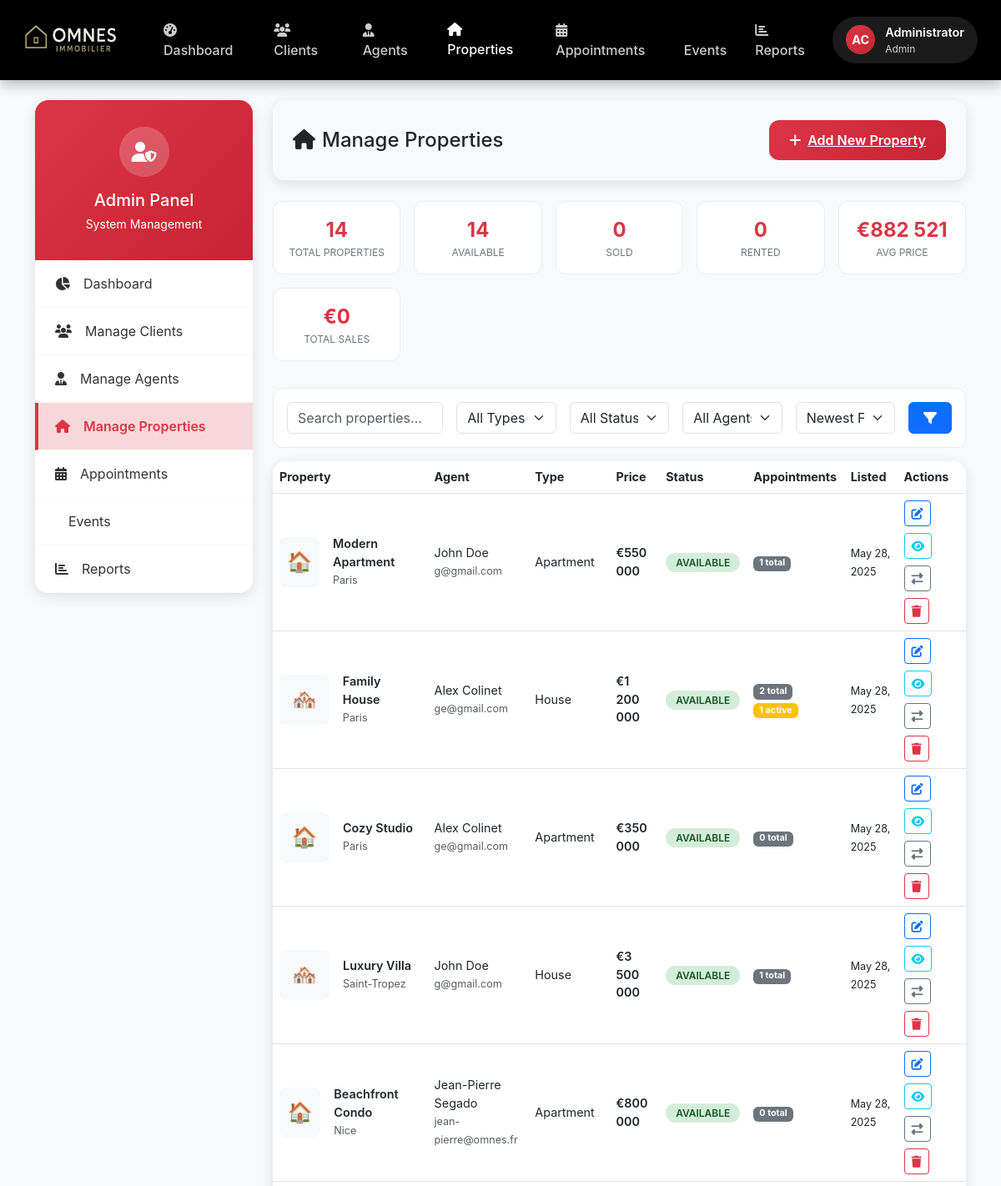
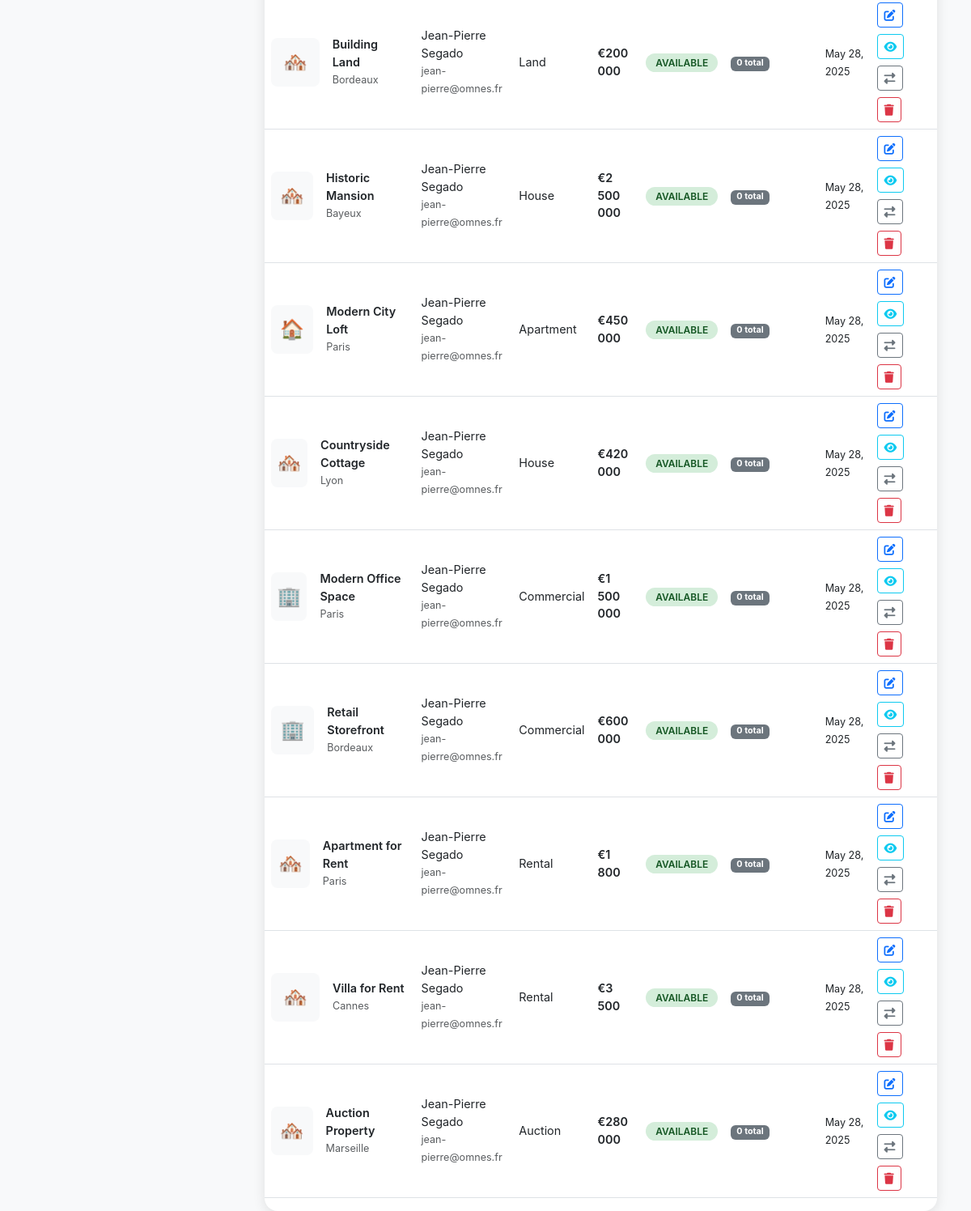
/src/admin/manage_properties.php (signed in), run on the app's committed database (2 pictures, top to bottom).
### tables this page shows
CREATE TABLE IF NOT EXISTS `properties` (
  `id` int NOT NULL AUTO_INCREMENT,
  `agent_id` int NOT NULL,
  `title` varchar(255) NOT NULL,
  `description` text NOT NULL,
  `images` json DEFAULT NULL,
  `price` decimal(12,2) NOT NULL,
  `property_type` enum('house','apartment','land','commercial','rental','auction') NOT NULL,
  `status` enum('available','pending','sold','rented','withdrawn') DEFAULT 'available',
  `address_line1` varchar(255) NOT NULL,
  `city` varchar(100) NOT NULL,
  `state` varchar(100) DEFAULT NULL,
  `postal_code` varchar(20) DEFAULT NULL,
  `country` varchar(100) DEFAULT 'France',
  `bedrooms` int DEFAULT '0',
  `bathrooms` int DEFAULT '0',
  `year_built` int DEFAULT '0',
  `living_area` int NOT NULL DEFAULT '0',
  `has_parking` tinyint(1) DEFAULT '0',
  `parking_spaces` int DEFAULT '0',
  `has_garden` tinyint(1) DEFAULT '0',
  `created_at` timestamp NULL DEFAULT CURRENT_TIMESTAMP,
  `updated_at` timestamp NULL DEFAULT CURRENT_TIMESTAMP ON UPDATE CURRENT_TIMESTAMP,
  PRIMARY KEY (`id`),
  KEY `agent_id` (`agent_id`)
);

CREATE TABLE IF NOT EXISTS `users` (
  `id` int NOT NULL AUTO_INCREMENT,
  `first_name` varchar(50) NOT NULL,
  `last_name` varchar(50) NOT NULL,
  `email` varchar(100) NOT NULL,
  `password_hash` varchar(255) NOT NULL,
  `role` enum('admin','client','agent') NOT NULL DEFAULT 'client',
  `phone` varchar(15) NOT NULL,
  `created_at` timestamp NULL DEFAULT CURRENT_TIMESTAMP,
  `updated_at` timestamp NULL DEFAULT CURRENT_TIMESTAMP ON UPDATE CURRENT_TIMESTAMP,
  PRIMARY KEY (`id`),
  UNIQUE KEY `email` (`email`)
);

### src/admin/manage_properties.php (the view, shortened to what the rows shown need)
<?php
$database = Database::getInstance();
$db = $database->getConnection();
$sort = $_GET['sort'] ?? 'newest';
$query = "
    SELECT
        p.*,
        CONCAT(u.first_name, ' ', u.last_name) as agent_name,
        u.email as agent_email,
        COUNT(DISTINCT a.id) as appointment_count,
        COUNT(DISTINCT CASE WHEN a.status = 'scheduled' AND a.appointment_date >= NOW() THEN a.id END) as active_appointments
    FROM properties p
    INNER JOIN users u ON p.agent_id = u.id
    LEFT JOIN appointments a ON p.id = a.property_id
    WHERE 1=1
";
$params = [];
$query .= " GROUP BY p.id";
switch ($sort) {
    default:
        $query .= " ORDER BY p.created_at DESC";
}
try {
    $stmt = $db->prepare($query);
    $stmt->execute($params);
    $properties = $stmt->fetchAll(PDO::FETCH_ASSOC);
} catch (Exception $e) {
    error_log("Properties fetch error: " . $e->getMessage());
    $error = 'Error loading properties.';
    $properties = [];
}
?>
<!DOCTYPE html>
<html lang="en">
<head>
    <link href="https://cdnjs.cloudflare.com/ajax/libs/bootstrap/5.3.0/css/bootstrap.min.css" rel="stylesheet">
    <link href="https://cdnjs.cloudflare.com/ajax/libs/font-awesome/6.4.0/css/all.min.css" rel="stylesheet">
</head>
<body>
    <div class="container mt-4">
        <div class="row">
            <div class="col-lg-9">
                <div class="content-card mb-4">
                    <div class="content-card-header">
                        <div class="d-flex justify-content-between align-items-center">
                            <h1 class="h4 mb-0">
                                <i class="fas fa-home me-2"></i>Manage Properties
                            </h1>
                        </div>
                    </div>
                </div>
                <div class="content-card">
                    <div class="table-responsive">
                        <table class="table property-table align-middle">
                            <thead>
                                <tr>
                                    <th>Property</th>
                                    <th>Agent</th>
                                    <th>Type</th>
                                    <th>Price</th>
                                    <th>Status</th>
                                    <th>Appointments</th>
                                    <th>Listed</th>
                                    <th>Actions</th>
                                </tr>
                            </thead>
                            <tbody>
                                <?php if (empty($properties)): ?>
                                    <tr>
                                        <td colspan="8" class="text-center py-4">
                                            <i class="fas fa-home fa-2x text-muted mb-2"></i>
                                            <p class="text-muted mb-0">No properties found.</p>
                                        </td>
                                    </tr>
                                <?php else: ?>
                                    <?php foreach ($properties as $property): ?>
                                        <tr>
                                            <td>
                                                <div class="d-flex align-items-center">
                                                    <div class="property-image-small me-3">
                                                        <?= $property['property_type'] === 'apartment' ? '🏠' : ($property['property_type'] === 'commercial' ? '🏢' : '🏘️') ?>
                                                    </div>
                                                    <div>
                                                        <div class="fw-semibold"><?= htmlspecialchars($property['title']) ?></div>
                                                        <small class="text-muted"><?= htmlspecialchars($property['city']) ?></small>
                                                    </div>
                                                </div>
                                            </td>
                                            <td>
                                                <div><?= htmlspecialchars($property['agent_name']) ?></div>
                                                <small class="text-muted"><?= htmlspecialchars($property['agent_email']) ?></small>
                                            </td>
                                            <td><?= ucfirst($property['property_type']) ?></td>
                                            <td class="fw-semibold">€<?= number_format($property['price'], 0, ',', ' ') ?></td>
                                            <td>
                                                <span class="status-badge status-<?= $property['status'] ?>">
                                                    <?= ucfirst($property['status']) ?>
                                                </span>
                                            </td>
                                            <td>
                                                <span class="badge bg-secondary"><?= $property['appointment_count'] ?> total</span>
                                                <?php if ($property['active_appointments'] > 0): ?>
                                                    <span class="badge bg-warning"><?= $property['active_appointments'] ?> active</span>
                                                <?php endif; ?>
                                            </td>
                                            <td>
                                                <small><?= date('M d, Y', strtotime($property['created_at'])) ?></small>
                                            </td>
                                            <td>
                                                <div class="action-buttons">
                                                    <a href="edit_property.php?id=<?= $property['id'] ?>" class="btn btn-sm btn-outline-primary">
                                                        <i class="fas fa-edit"></i>
                                                    </a>
                                                    <a href="view_property.php?id=<?= $property['id'] ?>" class="btn btn-sm btn-outline-info">
                                                        <i class="fas fa-eye"></i>
                                                    </a>
                                                    <div class="btn-group">
                                                        <button type="button" class="btn btn-sm btn-outline-secondary dropdown-toggle" data-bs-toggle="dropdown">
                                                            <i class="fas fa-exchange-alt"></i>
                                                        </button>
                                                    </div>
                                                    <button type="button" class="btn btn-sm btn-outline-danger"
                                                            onclick="confirmDelete(<?= $property['id'] ?>, '<?= htmlspecialchars(addslashes($property['title'])) ?>')">
                                                        <i class="fas fa-trash"></i>
                                                    </button>
                                                </div>
                                            </td>
                                        </tr>
                                    <?php endforeach; ?>
                                <?php endif; ?>
                            </tbody>
                        </table>
                    </div>
                </div>
            </div>
        </div>
    </div>
</body>
</html>

### data on the page
properties: title "Modern Apartment", city "Paris", agent_name "John Doe", users.email "g@gmail.com", property_type "Apartment", price "550 000", status "AVAILABLE", appointment_count "1", created_at "May 28, 2025"
properties: title "Family House", city "Paris", agent_name "Alex Colinet", users.email "ge@gmail.com", property_type "House", price "1 200 000", status "AVAILABLE", appointment_count "2", active_appointments "1", created_at "May 28, 2025"
properties: title "Cozy Studio", city "Paris", agent_name "Alex Colinet", users.email "ge@gmail.com", property_type "Apartment", price "350 000", status "AVAILABLE", appointment_count "0", created_at "May 28, 2025"
properties: title "Luxury Villa", city "Saint-Tropez", agent_name "John Doe", users.email "g@gmail.com", property_type "House", price "3 500 000", status "AVAILABLE", appointment_count "1", created_at "May 28, 2025"
properties: title "Beachfront Condo", city "Nice", agent_name "Jean-Pierre Segado", users.email "jean-pierre@omnes.fr", property_type "Apartment", price "800 000", status "AVAILABLE", appointment_count "0", created_at "May 28, 2025"
properties: title "Building Land", city "Bordeaux", agent_name "Jean-Pierre Segado", users.email "jean-pierre@omnes.fr", property_type "Land", price "200 000", status "AVAILABLE", appointment_count "0", created_at "May 28, 2025"
properties: title "Historic Mansion", city "Bayeux", agent_name "Jean-Pierre Segado", users.email "jean-pierre@omnes.fr", property_type "House", price "2 500 000", status "AVAILABLE", appointment_count "0", created_at "May 28, 2025"
properties: title "Modern City Loft", city "Paris", agent_name "Jean-Pierre Segado", users.email "jean-pierre@omnes.fr", property_type "Apartment", price "450 000", status "AVAILABLE", appointment_count "0", created_at "May 28, 2025"
properties: title "Countryside Cottage", city "Lyon", agent_name "Jean-Pierre Segado", users.email "jean-pierre@omnes.fr", property_type "House", price "420 000", status "AVAILABLE", appointment_count "0", created_at "May 28, 2025"
properties: title "Modern Office Space", city "Paris", agent_name "Jean-Pierre Segado", users.email "jean-pierre@omnes.fr", property_type "Commercial", price "1 500 000", status "AVAILABLE", appointment_count "0", created_at "May 28, 2025"
properties: title "Retail Storefront", city "Bordeaux", agent_name "Jean-Pierre Segado", users.email "jean-pierre@omnes.fr", property_type "Commercial", price "600 000", status "AVAILABLE", appointment_count "0", created_at "May 28, 2025"
properties: title "Apartment for Rent", city "Paris", agent_name "Jean-Pierre Segado", users.email "jean-pierre@omnes.fr", property_type "Rental", price "1 800", status "AVAILABLE", appointment_count "0", created_at "May 28, 2025"
properties: title "Villa for Rent", city "Cannes", agent_name "Jean-Pierre Segado", users.email "jean-pierre@omnes.fr", property_type "Rental", price "3 500", status "AVAILABLE", appointment_count "0", created_at "May 28, 2025"
properties: title "Auction Property", city "Marseille", agent_name "Jean-Pierre Segado", users.email "jean-pierre@omnes.fr", property_type "Auction", price "280 000", status "AVAILABLE", appointment_count "0", created_at "May 28, 2025"

### other printed values
$stats['total'] "14"
$stats['available'] "14"
$stats['sold'] "0"
$stats['rented'] "0"
$stats['avg_price'] "882 521"
$stats['total_sales_value'] "0"
